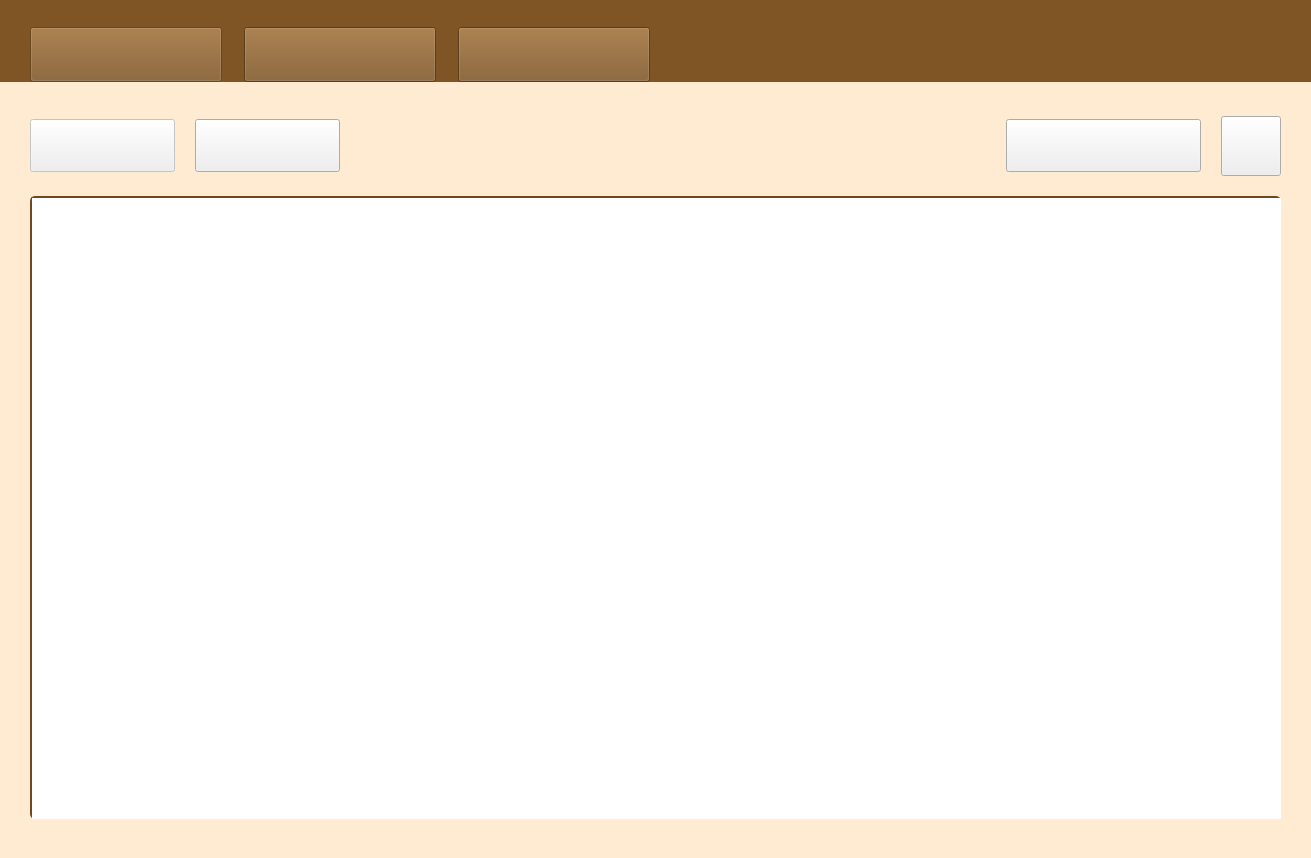
<?xml version="1.0" encoding="UTF-8"?>
<ui version="4.0">
 <class>MainWindow</class>
 <widget class="QMainWindow" name="MainWindow">
  <property name="geometry">
   <rect>
    <x>0</x>
    <y>0</y>
    <width>1311</width>
    <height>858</height>
   </rect>
  </property>
  <property name="windowTitle">
   <string>MainWindow</string>
  </property>
  <property name="styleSheet">
   <string notr="true">QMainWindow{
	background-color: rgba(255, 234, 210, 1);
}

QScrollBar:horizontal{
    border: 2px solid #6E491E;
    background:  #E7C49C;
   	height: 20px;
    margin: 0px 20px 0 20px;
}

QScrollBar::handle:horizontal {
    background: #7F5525;
    min-width: 20px;
}

QScrollBar::add-line:horizontal {
    border: 2px solid #6E491E;
   background:  #E7C49C;
    width: 20px;
    subcontrol-position: right;
    subcontrol-origin: margin;
}

QScrollBar::sub-line:horizontal{
    border: 2px solid #6E491E;
   background:  #E7C49C;
    width: 20px;
    subcontrol-position: left;
    subcontrol-origin: margin;
}

QScrollBar::left-arrow:horizontal {
    width: 10px;
    height: 10px;
	border-image: url(:/image/scrollbar_left.png);
}

QScrollBar::right-arrow:horizontal  {
    width: 10px;
    height: 10px;
	border-image: url(:/image/scrollbar_right.png);
}

QScrollBar:vertical{
    border: 2px solid #6E491E;
    background:  #E7C49C;
	width: 20px;
    margin: 20px 0px 20 0px;
}

QScrollBar::handle:vertical {
    background: #7F5525;
    min-height: 20px;
}

QScrollBar::add-line:vertical {
    border: 2px solid #6E491E;
   background:  #E7C49C;
    height:  20px;
    subcontrol-position: bottom;
    subcontrol-origin: margin;
}

QScrollBar::sub-line:vertical{
    border: 2px solid #6E491E;
   background:  #E7C49C;
    height: 20px;
    subcontrol-position: top;
    subcontrol-origin: margin;
}

QScrollBar::up-arrow:vertical {
    width: 10px;
    height: 10px;
	border-image: url(:/image/scrollbar_up.png);
}

QScrollBar::down-arrow:vertical  {
    width: 10px;
    height: 10px;
	border-image: url(:/image/scrollbar_down.png);
}</string>
  </property>
  <widget class="QWidget" name="centralwidget">
   <property name="styleSheet">
    <string notr="true"/>
   </property>
   <layout class="QGridLayout" name="centralwidget_layout">
    <property name="leftMargin">
     <number>0</number>
    </property>
    <property name="topMargin">
     <number>0</number>
    </property>
    <property name="rightMargin">
     <number>0</number>
    </property>
    <item row="2" column="0">
     <layout class="QVBoxLayout" name="work_area_layout">
      <property name="spacing">
       <number>20</number>
      </property>
      <property name="leftMargin">
       <number>30</number>
      </property>
      <property name="topMargin">
       <number>28</number>
      </property>
      <property name="rightMargin">
       <number>30</number>
      </property>
      <property name="bottomMargin">
       <number>30</number>
      </property>
      <item>
       <layout class="QHBoxLayout" name="header_layout">
        <item>
         <widget class="QPushButton" name="productstable_button">
          <property name="enabled">
           <bool>false</bool>
          </property>
          <property name="minimumSize">
           <size>
            <width>145</width>
            <height>53</height>
           </size>
          </property>
          <property name="toolTip">
           <string>Таблица товаров</string>
          </property>
          <property name="styleSheet">
           <string notr="true">QPushButton{
	border-image: url(:/image/productstable_button.png);
}

QPushButton:disabled {
	border-image: url(:/image/productstable_pressbutton.png);
}</string>
          </property>
          <property name="text">
           <string/>
          </property>
         </widget>
        </item>
        <item>
         <widget class="QPushButton" name="animetable_button">
          <property name="enabled">
           <bool>true</bool>
          </property>
          <property name="minimumSize">
           <size>
            <width>145</width>
            <height>53</height>
           </size>
          </property>
          <property name="toolTip">
           <string>Таблица аниме</string>
          </property>
          <property name="styleSheet">
           <string notr="true">QPushButton{
	border-image: url(:/image/animetable_button.png);
}

QPushButton:disabled {
	border-image: url(:/image/animetable_pressbutton.png);
}</string>
          </property>
          <property name="text">
           <string/>
          </property>
         </widget>
        </item>
        <item>
         <spacer name="header_spacer">
          <property name="orientation">
           <enum>Qt::Horizontal</enum>
          </property>
          <property name="sizeHint" stdset="0">
           <size>
            <width>40</width>
            <height>20</height>
           </size>
          </property>
         </spacer>
        </item>
        <item>
         <widget class="QPushButton" name="print_sales_button">
          <property name="minimumSize">
           <size>
            <width>195</width>
            <height>53</height>
           </size>
          </property>
          <property name="styleSheet">
           <string notr="true">QPushButton{
	border-image: url(:/image/print_button.png);
}

QPushButton:pressed {
	border-image: url(:/image/print_pressbutton.png);
}</string>
          </property>
          <property name="text">
           <string/>
          </property>
         </widget>
        </item>
        <item>
         <widget class="QPushButton" name="creat_button">
          <property name="minimumSize">
           <size>
            <width>60</width>
            <height>60</height>
           </size>
          </property>
          <property name="toolTip">
           <string>Добавить</string>
          </property>
          <property name="styleSheet">
           <string notr="true">QPushButton{
	border-image: url(:/image/creat_button.png);
}

QPushButton:pressed {
	border-image: url(:/image/creat_pressbutton.png);
}</string>
          </property>
          <property name="text">
           <string/>
          </property>
         </widget>
        </item>
       </layout>
      </item>
      <item>
       <widget class="QTableView" name="management_table">
        <property name="styleSheet">
         <string notr="true">QTableView {
	border:none;
	border-top:2px solid #6E491E; 
  	border-left: 2px solid #6E491E; 
	border-radius: 5px;
	gridline-color: #6E491E; 
	color: #563916;	
	font: 14pt &quot;Times New Roman&quot;;
  }

QTableView::item {
    border-bottom:1px solid #6E491E; 
  	border-left: 0.4px solid #6E491E; 
	border-right: 0.5px solid #6E491E; 
}
 
QTableView::item:selected {
	background-color: rgb(218, 218, 218);
 }

QHeaderView::section {
	border: none;
 	border-bottom: 2px solid #6E491E; 
  	border-left: 0.4px solid #6E491E; 
	border-right: 2px solid #6E491E; ; 
    background-color: #E7C49C; 
	color: #563916;
	font: 14pt &quot;Times New Roman&quot;;
    padding: 3px;
}

QHeaderView::down-arrow {
	width: 26px; 
	height:18px; 
	subcontrol-position: bottom right; 
}
</string>
        </property>
        <property name="frameShape">
         <enum>QFrame::WinPanel</enum>
        </property>
        <property name="frameShadow">
         <enum>QFrame::Plain</enum>
        </property>
        <property name="lineWidth">
         <number>0</number>
        </property>
        <property name="editTriggers">
         <set>QAbstractItemView::NoEditTriggers</set>
        </property>
        <property name="tabKeyNavigation">
         <bool>false</bool>
        </property>
        <property name="showDropIndicator" stdset="0">
         <bool>false</bool>
        </property>
        <property name="dragDropOverwriteMode">
         <bool>false</bool>
        </property>
        <property name="selectionMode">
         <enum>QAbstractItemView::SingleSelection</enum>
        </property>
        <property name="selectionBehavior">
         <enum>QAbstractItemView::SelectRows</enum>
        </property>
        <property name="sortingEnabled">
         <bool>true</bool>
        </property>
        <attribute name="horizontalHeaderCascadingSectionResizes">
         <bool>false</bool>
        </attribute>
        <attribute name="horizontalHeaderHighlightSections">
         <bool>false</bool>
        </attribute>
        <attribute name="horizontalHeaderShowSortIndicator" stdset="0">
         <bool>true</bool>
        </attribute>
        <attribute name="horizontalHeaderStretchLastSection">
         <bool>true</bool>
        </attribute>
        <attribute name="verticalHeaderVisible">
         <bool>false</bool>
        </attribute>
        <attribute name="verticalHeaderStretchLastSection">
         <bool>true</bool>
        </attribute>
       </widget>
      </item>
     </layout>
    </item>
    <item row="0" column="0">
     <widget class="QFrame" name="tabs">
      <property name="styleSheet">
       <string notr="true">background-color: #7F5525;</string>
      </property>
      <property name="frameShape">
       <enum>QFrame::NoFrame</enum>
      </property>
      <property name="frameShadow">
       <enum>QFrame::Raised</enum>
      </property>
      <layout class="QHBoxLayout" name="tabs_layout">
       <property name="spacing">
        <number>22</number>
       </property>
       <property name="leftMargin">
        <number>30</number>
       </property>
       <property name="topMargin">
        <number>27</number>
       </property>
       <property name="rightMargin">
        <number>30</number>
       </property>
       <property name="bottomMargin">
        <number>0</number>
       </property>
       <item>
        <widget class="QPushButton" name="catalog_button">
         <property name="enabled">
          <bool>false</bool>
         </property>
         <property name="minimumSize">
          <size>
           <width>192</width>
           <height>55</height>
          </size>
         </property>
         <property name="toolTip">
          <string/>
         </property>
         <property name="autoFillBackground">
          <bool>false</bool>
         </property>
         <property name="styleSheet">
          <string notr="true">QPushButton{
	border-image: url(:/image/catalog_button.png);
}

QPushButton:disabled{
	border-image: url(:/image/catalog_pressbutton.png);
}

QPushButton:hover{
	border-image: url(:/image/catalog_hoverbutton.png);
}</string>
         </property>
         <property name="text">
          <string/>
         </property>
        </widget>
       </item>
       <item>
        <widget class="QPushButton" name="sales_button">
         <property name="minimumSize">
          <size>
           <width>192</width>
           <height>55</height>
          </size>
         </property>
         <property name="styleSheet">
          <string notr="true">QPushButton{
	border-image: url(:/image/sales_button.png);
}

QPushButton:hover{
	border-image: url(:/image/sales_hoverbutton.png);
}</string>
         </property>
         <property name="text">
          <string/>
         </property>
        </widget>
       </item>
       <item>
        <widget class="QPushButton" name="management_button">
         <property name="enabled">
          <bool>true</bool>
         </property>
         <property name="minimumSize">
          <size>
           <width>192</width>
           <height>55</height>
          </size>
         </property>
         <property name="styleSheet">
          <string notr="true">QPushButton{
	border-image: url(:/image/managment_button.png);
}

QPushButton:disabled{
	border-image: url(:/image/managment_pressbutton.png);
}

QPushButton:hover{
	border-image: url(:/image/managment_hoverbutton.png);
}</string>
         </property>
         <property name="text">
          <string/>
         </property>
        </widget>
       </item>
       <item>
        <spacer name="tabs_spacer">
         <property name="orientation">
          <enum>Qt::Horizontal</enum>
         </property>
         <property name="sizeHint" stdset="0">
          <size>
           <width>40</width>
           <height>20</height>
          </size>
         </property>
        </spacer>
       </item>
      </layout>
     </widget>
    </item>
   </layout>
  </widget>
 </widget>
 <resources>
  <include location="resources/images/images.qrc"/>
 </resources>
 <connections/>
</ui>
